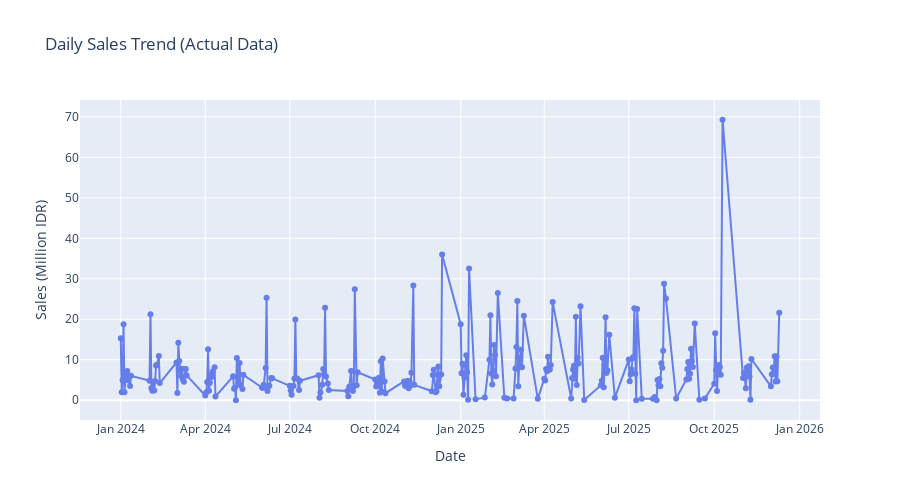

The notebook cell saved with this chart:
### Code cell
# Visualize sales trend
fig = go.Figure()

fig.add_trace(go.Scatter(
    x=daily_sales['Date'],
    y=daily_sales['Total_Sales']/1e6,
    mode='lines+markers',
    name='Daily Sales',
    line=dict(color='#667eea', width=2)
))

fig.update_layout(
    title='Daily Sales Trend (Actual Data)',
    xaxis_title='Date',
    yaxis_title='Sales (Million IDR)',
    height=500
)

fig.show()

print(f"📊 Sales range: IDR {daily_sales['Total_Sales'].min()/1e3:.1f}K to {daily_sales['Total_Sales'].max()/1e6:.2f}M")

### Figure 1 — Plotly figure (JSON) as saved in the notebook; plotly's stock layout.template omitted (floating-point values rounded to 4 significant figures; data arrays with more than 128 entries replaced by an {"elided": "..."} marker saying what was removed)
{"data": [{"line": {"color": "#667eea", "width": 2}, "mode": "lines+markers", "name": "Daily Sales", "type": "scatter", "x": {"elided": "252 str values"}, "y": {"elided": "252 float values"}}], "layout": {"height": 500, "title": {"text": "Daily Sales Trend (Actual Data)"}, "xaxis": {"title": {"text": "Date"}}, "yaxis": {"title": {"text": "Sales (Million IDR)"}}}}
